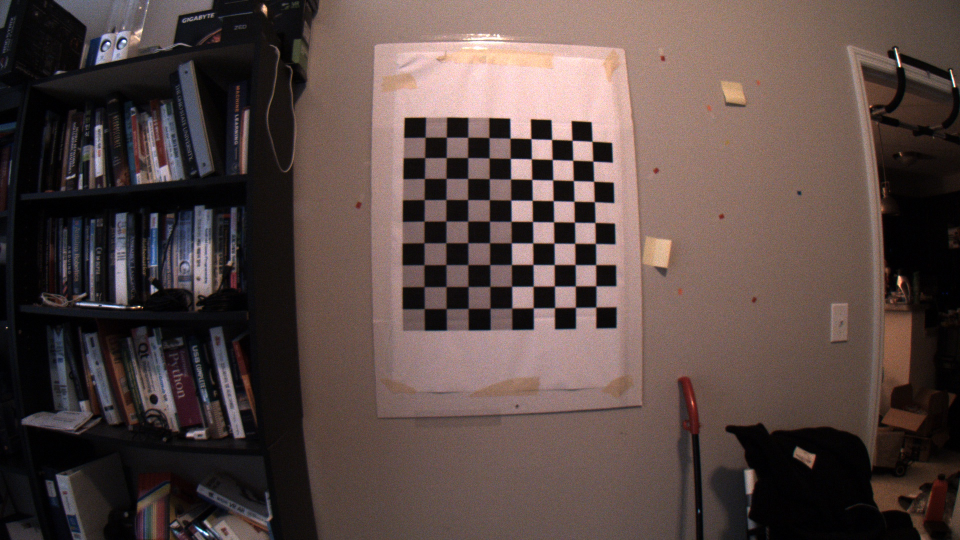
#> input picture img_2.jpg, 1920 x 1080 px (shown at 1/2 size)
$ python scratch.py   (older library calls are emulated)
#> lines starting #> are read from the running program, lines starting #| are printed output that depends on the picture
import cv2
import numpy as np

K = np.array([[  2000,     0.  , 360],
              [    0.  ,  2000,  180],
              [    0.  ,     0.  ,     1.  ]])

# zero distortion coefficients work well for this image
D_pincus = np.array([-3, 0, 0, 0], dtype=np.float)
D_barrel = np.array([3, 0, 0, 0], dtype=np.float)

# use Knew to scale the output
K_pincus, K_barrel = K.copy(), K.copy()
K_pincus[(0,1), (0,1)] = 0.8* K_pincus[(0,1), (0,1)]
K_barrel[(0,1), (0,1)] = 1.2* K_pincus[(0,1), (0,1)]

img = cv2.imread('img_2.jpg')
#> img is the input picture: shape (1080, 1920, 3); mean B, G, R 67.8, 71.2, 87.1
img = cv2.resize(img, (720, 360), )
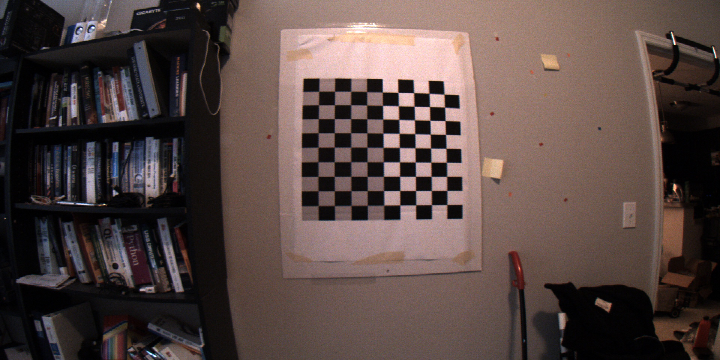
#> img: shape (360, 720, 3); mean B, G, R 67.9, 71.2, 87.2
img_pincus = cv2.fisheye.undistortImage(img, K, D=D_pincus, Knew=K_pincus)
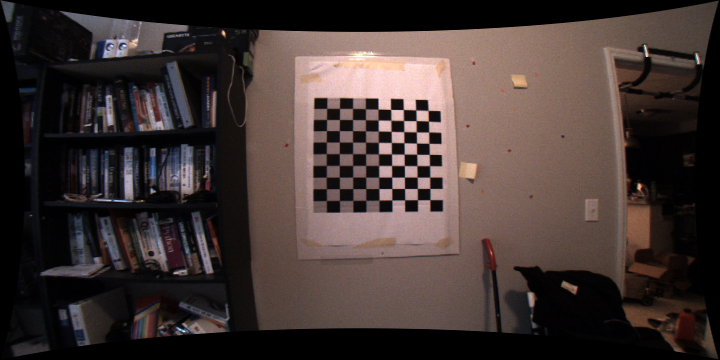
#> img_pincus: shape (360, 720, 3); mean B, G, R 51.7, 54.2, 66.3
img_barrel = cv2.fisheye.undistortImage(img, K, D=D_barrel, Knew=K_barrel)
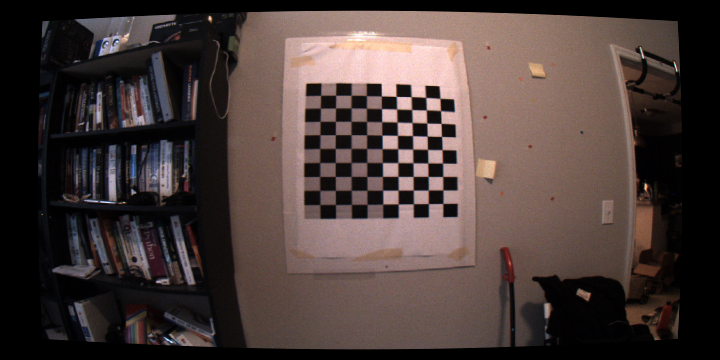
#> img_barrel: shape (360, 720, 3); mean B, G, R 57.3, 60.2, 73.6


cv2.imwrite('barrel.png', img_barrel)
cv2.imwrite('pincus.png', img_pincus)

$ run again, with img_1.png saved as img_2.jpg
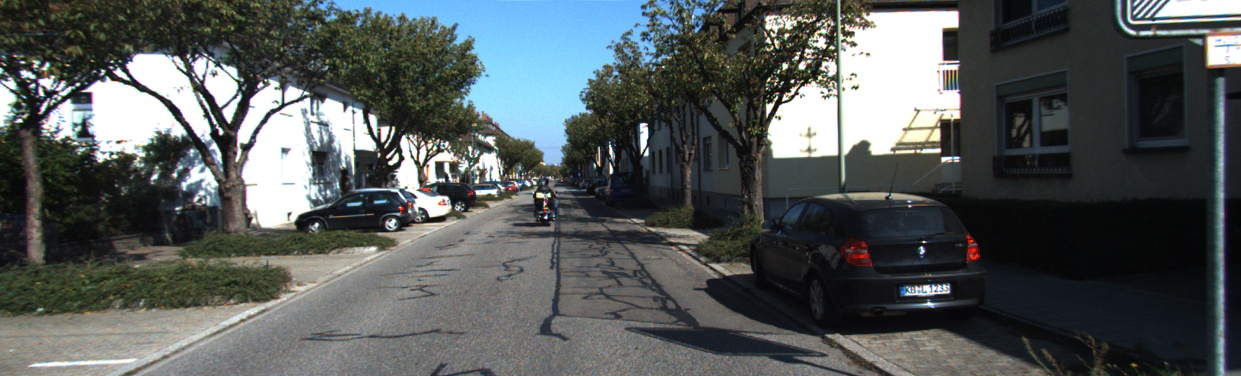
#> input picture img_1.png, 1241 x 376 px
#> img is the input picture: shape (376, 1241, 3); mean B, G, R 89.7, 89.6, 84.3
#> `img = cv2.resize(img, (720, 360), )`:
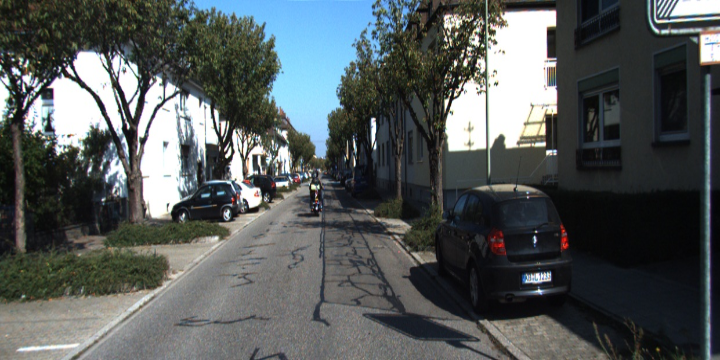
#> img: shape (360, 720, 3); mean B, G, R 89.6, 89.5, 84.2
#> `img_barrel = cv2.fisheye.undistortImage(img, K, D=D_barrel, Knew=K_bar..`:
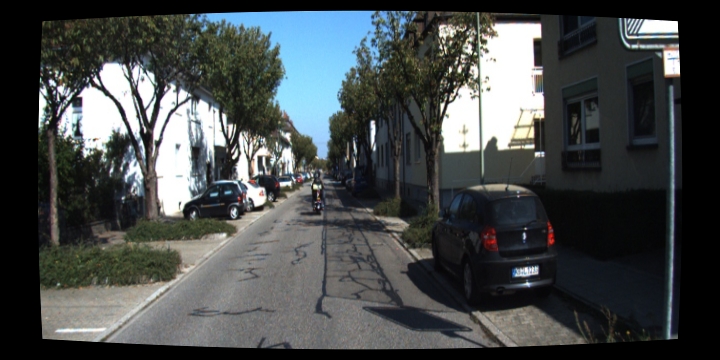
#> img_barrel: shape (360, 720, 3); mean B, G, R 74.3, 74.1, 69.6
